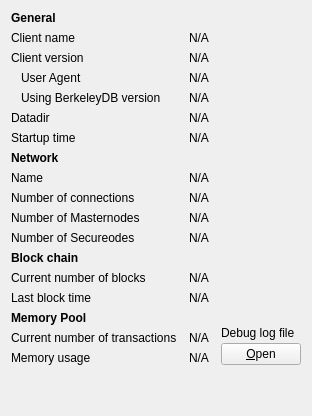
     <widget class="QWidget" name="tab_info">
      <attribute name="title">
       <string>&amp;Information</string>
      </attribute>
      <layout class="QGridLayout" name="gridLayout" columnstretch="0,0,0">
       <property name="horizontalSpacing">
        <number>12</number>
       </property>
       <item row="1" column="1" colspan="2">
        <widget class="QLabel" name="clientName">
         <property name="cursor">
          <cursorShape>IBeamCursor</cursorShape>
         </property>
         <property name="text">
          <string>N/A</string>
         </property>
         <property name="textFormat">
          <enum>Qt::PlainText</enum>
         </property>
         <property name="textInteractionFlags">
          <set>Qt::LinksAccessibleByMouse|Qt::TextSelectableByKeyboard|Qt::TextSelectableByMouse</set>
         </property>
        </widget>
       </item>
       <item row="2" column="0">
        <widget class="QLabel" name="label_6">
         <property name="text">
          <string>Client version</string>
         </property>
        </widget>
       </item>
       <item row="2" column="1" colspan="2">
        <widget class="QLabel" name="clientVersion">
         <property name="cursor">
          <cursorShape>IBeamCursor</cursorShape>
         </property>
         <property name="text">
          <string>N/A</string>
         </property>
         <property name="textFormat">
          <enum>Qt::PlainText</enum>
         </property>
         <property name="textInteractionFlags">
          <set>Qt::LinksAccessibleByMouse|Qt::TextSelectableByKeyboard|Qt::TextSelectableByMouse</set>
         </property>
        </widget>
       </item>
       <item row="3" column="0">
        <widget class="QLabel" name="labelClientUserAgent">
         <property name="text">
          <string>User Agent</string>
         </property>
         <property name="indent">
          <number>10</number>
         </property>
        </widget>
       </item>
       <item row="3" column="1" colspan="2">
        <widget class="QLabel" name="clientUserAgent">
         <property name="cursor">
          <cursorShape>IBeamCursor</cursorShape>
         </property>
         <property name="text">
          <string>N/A</string>
         </property>
         <property name="textFormat">
          <enum>Qt::PlainText</enum>
         </property>
         <property name="textInteractionFlags">
          <set>Qt::LinksAccessibleByMouse|Qt::TextSelectableByKeyboard|Qt::TextSelectableByMouse</set>
         </property>
        </widget>
       </item>
       <item row="4" column="0">
        <widget class="QLabel" name="label_berkeleyDBVersion">
         <property name="text">
          <string>Using BerkeleyDB version</string>
         </property>
         <property name="indent">
          <number>10</number>
         </property>
        </widget>
       </item>
       <item row="4" column="1" colspan="2">
        <widget class="QLabel" name="berkeleyDBVersion">
         <property name="cursor">
          <cursorShape>IBeamCursor</cursorShape>
         </property>
         <property name="text">
          <string>N/A</string>
         </property>
         <property name="textFormat">
          <enum>Qt::PlainText</enum>
         </property>
         <property name="textInteractionFlags">
          <set>Qt::LinksAccessibleByMouse|Qt::TextSelectableByKeyboard|Qt::TextSelectableByMouse</set>
         </property>
        </widget>
       </item>
       <item row="5" column="0">
        <widget class="QLabel" name="label_12">
         <property name="text">
          <string>Datadir</string>
         </property>
        </widget>
       </item>
       <item row="14" column="0">
        <widget class="QLabel" name="labelLastBlockTime">
         <property name="text">
          <string>Last block time</string>
         </property>
        </widget>
       </item>
       <item row="14" column="1" colspan="2">
        <widget class="QLabel" name="lastBlockTime">
         <property name="cursor">
          <cursorShape>IBeamCursor</cursorShape>
         </property>
         <property name="text">
          <string>N/A</string>
         </property>
         <property name="textFormat">
          <enum>Qt::PlainText</enum>
         </property>
         <property name="textInteractionFlags">
          <set>Qt::LinksAccessibleByMouse|Qt::TextSelectableByKeyboard|Qt::TextSelectableByMouse</set>
         </property>
        </widget>
       </item>
       <item row="15" column="0">
        <widget class="QLabel" name="labelMempoolTitle">
         <property name="font">
          <font>
           <weight>75</weight>
           <bold>true</bold>
          </font>
         </property>
         <property name="text">
          <string>Memory Pool</string>
         </property>
        </widget>
       </item>
       <item row="16" column="0">
        <widget class="QLabel" name="labelNumberOfTransactions">
         <property name="text">
          <string>Current number of transactions</string>
         </property>
        </widget>
       </item>
       <item row="16" column="1">
        <widget class="QLabel" name="mempoolNumberTxs">
         <property name="cursor">
          <cursorShape>IBeamCursor</cursorShape>
         </property>
         <property name="text">
          <string>N/A</string>
         </property>
         <property name="textFormat">
          <enum>Qt::PlainText</enum>
         </property>
         <property name="textInteractionFlags">
          <set>Qt::LinksAccessibleByMouse|Qt::TextSelectableByKeyboard|Qt::TextSelectableByMouse</set>
         </property>
        </widget>
       </item>
       <item row="17" column="0">
        <widget class="QLabel" name="labelMemoryUsage">
         <property name="text">
          <string>Memory usage</string>
         </property>
        </widget>
       </item>
       <item row="17" column="1">
        <widget class="QLabel" name="mempoolSize">
         <property name="cursor">
          <cursorShape>IBeamCursor</cursorShape>
         </property>
         <property name="text">
          <string>N/A</string>
         </property>
         <property name="textFormat">
          <enum>Qt::PlainText</enum>
         </property>
         <property name="textInteractionFlags">
          <set>Qt::LinksAccessibleByMouse|Qt::TextSelectableByKeyboard|Qt::TextSelectableByMouse</set>
         </property>
        </widget>
       </item>
       <item row="5" column="1" colspan="2">
        <widget class="QLabel" name="dataDir">
         <property name="cursor">
          <cursorShape>IBeamCursor</cursorShape>
         </property>
         <property name="text">
          <string>N/A</string>
         </property>
         <property name="textFormat">
          <enum>Qt::PlainText</enum>
         </property>
         <property name="wordWrap">
          <bool>true</bool>
         </property>
         <property name="textInteractionFlags">
          <set>Qt::LinksAccessibleByMouse|Qt::TextSelectableByKeyboard|Qt::TextSelectableByMouse</set>
         </property>
        </widget>
       </item>
       <item row="6" column="0">
        <widget class="QLabel" name="label_13">
         <property name="text">
          <string>Startup time</string>
         </property>
        </widget>
       </item>
       <item row="6" column="1" colspan="2">
        <widget class="QLabel" name="startupTime">
         <property name="cursor">
          <cursorShape>IBeamCursor</cursorShape>
         </property>
         <property name="text">
          <string>N/A</string>
         </property>
         <property name="textFormat">
          <enum>Qt::PlainText</enum>
         </property>
         <property name="textInteractionFlags">
          <set>Qt::LinksAccessibleByMouse|Qt::TextSelectableByKeyboard|Qt::TextSelectableByMouse</set>
         </property>
        </widget>
       </item>
       <item row="7" column="0">
        <widget class="QLabel" name="labelNetwork">
         <property name="font">
          <font>
           <weight>75</weight>
           <bold>true</bold>
          </font>
         </property>
         <property name="text">
          <string>Network</string>
         </property>
        </widget>
       </item>
       <item row="8" column="0">
        <widget class="QLabel" name="label_8">
         <property name="text">
          <string>Name</string>
         </property>
        </widget>
       </item>
       <item row="8" column="1" colspan="2">
        <widget class="QLabel" name="networkName">
         <property name="cursor">
          <cursorShape>IBeamCursor</cursorShape>
         </property>
         <property name="text">
          <string>N/A</string>
         </property>
         <property name="textFormat">
          <enum>Qt::PlainText</enum>
         </property>
         <property name="textInteractionFlags">
          <set>Qt::LinksAccessibleByMouse|Qt::TextSelectableByKeyboard|Qt::TextSelectableByMouse</set>
         </property>
        </widget>
       </item>
       <item row="11" column="0">
        <widget class="QLabel" name="securenodeCountLabel">
         <property name="text">
          <string>Number of Secureodes</string>
         </property>
        </widget>
       </item>
       <item row="0" column="0">
        <widget class="QLabel" name="label_9">
         <property name="font">
          <font>
           <weight>75</weight>
           <bold>true</bold>
          </font>
         </property>
         <property name="text">
          <string>General</string>
         </property>
        </widget>
       </item>
       <item row="1" column="0">
        <widget class="QLabel" name="label_5">
         <property name="text">
          <string>Client name</string>
         </property>
        </widget>
       </item>
       <item row="9" column="0">
        <widget class="QLabel" name="label_7">
         <property name="text">
          <string>Number of connections</string>
         </property>
        </widget>
       </item>
       <item row="9" column="1" colspan="2">
        <widget class="QLabel" name="numberOfConnections">
         <property name="cursor">
          <cursorShape>IBeamCursor</cursorShape>
         </property>
         <property name="text">
          <string>N/A</string>
         </property>
         <property name="textFormat">
          <enum>Qt::PlainText</enum>
         </property>
         <property name="textInteractionFlags">
          <set>Qt::LinksAccessibleByMouse|Qt::TextSelectableByKeyboard|Qt::TextSelectableByMouse</set>
         </property>
        </widget>
       </item>
       <item row="10" column="0">
        <widget class="QLabel" name="masternodeCountLabel">
         <property name="text">
          <string>Number of Masternodes</string>
         </property>
        </widget>
       </item>
       <item row="12" column="0">
        <widget class="QLabel" name="label_10">
         <property name="font">
          <font>
           <weight>75</weight>
           <bold>true</bold>
          </font>
         </property>
         <property name="text">
          <string>Block chain</string>
         </property>
        </widget>
       </item>
       <item row="13" column="0">
        <widget class="QLabel" name="label_3">
         <property name="text">
          <string>Current number of blocks</string>
         </property>
        </widget>
       </item>
       <item row="13" column="1" colspan="2">
        <widget class="QLabel" name="numberOfBlocks">
         <property name="cursor">
          <cursorShape>IBeamCursor</cursorShape>
         </property>
         <property name="text">
          <string>N/A</string>
         </property>
         <property name="textFormat">
          <enum>Qt::PlainText</enum>
         </property>
         <property name="textInteractionFlags">
          <set>Qt::LinksAccessibleByMouse|Qt::TextSelectableByKeyboard|Qt::TextSelectableByMouse</set>
         </property>
        </widget>
       </item>
       <item row="15" column="2" rowspan="3">
        <layout class="QVBoxLayout" name="verticalLayoutDebugButton">
         <property name="spacing">
          <number>3</number>
         </property>
         <item>
          <spacer name="verticalSpacer_2">
           <property name="orientation">
            <enum>Qt::Vertical</enum>
           </property>
           <property name="sizeHint" stdset="0">
            <size>
             <width>10</width>
             <height>5</height>
            </size>
           </property>
          </spacer>
         </item>
         <item>
          <widget class="QLabel" name="labelDebugLogfile">
           <property name="text">
            <string>Debug log file</string>
           </property>
          </widget>
         </item>
         <item>
          <widget class="QPushButton" name="openDebugLogfileButton">
           <property name="toolTip">
            <string>Open the OCIDE Core debug log file from the current data directory. This can take a few seconds for large log files.</string>
           </property>
           <property name="text">
            <string>&amp;Open</string>
           </property>
           <property name="autoDefault">
            <bool>false</bool>
           </property>
          </widget>
         </item>
        </layout>
       </item>
       <item row="19" column="0">
        <spacer name="verticalSpacer">
         <property name="orientation">
          <enum>Qt::Vertical</enum>
         </property>
         <property name="sizeHint" stdset="0">
          <size>
           <width>20</width>
           <height>40</height>
          </size>
         </property>
        </spacer>
       </item>
       <item row="10" column="1">
        <widget class="QLabel" name="masternodeCount">
         <property name="text">
          <string>N/A</string>
         </property>
        </widget>
       </item>
       <item row="11" column="1">
        <widget class="QLabel" name="securenodeCount">
         <property name="text">
          <string>N/A</string>
         </property>
        </widget>
       </item>
      </layout>
     </widget>
